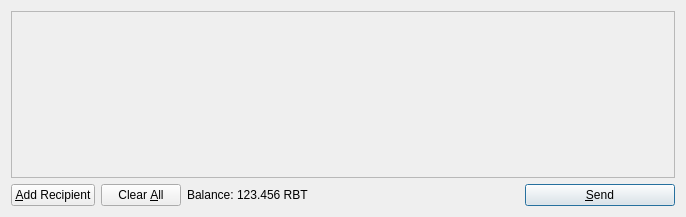
<?xml version="1.0" encoding="UTF-8"?>
<ui version="4.0">
 <class>SendCoinsDialog</class>
 <widget class="QDialog" name="SendCoinsDialog">
  <property name="geometry">
   <rect>
    <x>0</x>
    <y>0</y>
    <width>686</width>
    <height>217</height>
   </rect>
  </property>
  <property name="windowTitle">
   <string>Send Coins</string>
  </property>
  <layout class="QVBoxLayout" name="verticalLayout">
   <item>
    <widget class="QScrollArea" name="scrollArea">
     <property name="widgetResizable">
      <bool>true</bool>
     </property>
     <widget class="QWidget" name="scrollAreaWidgetContents">
      <property name="geometry">
       <rect>
        <x>0</x>
        <y>0</y>
        <width>666</width>
        <height>165</height>
       </rect>
      </property>
      <layout class="QVBoxLayout" name="verticalLayout_2">
       <property name="margin">
        <number>0</number>
       </property>
       <item>
        <layout class="QVBoxLayout" name="entries">
         <property name="spacing">
          <number>6</number>
         </property>
        </layout>
       </item>
       <item>
        <spacer name="verticalSpacer">
         <property name="orientation">
          <enum>Qt::Vertical</enum>
         </property>
         <property name="sizeHint" stdset="0">
          <size>
           <width>20</width>
           <height>40</height>
          </size>
         </property>
        </spacer>
       </item>
      </layout>
     </widget>
    </widget>
   </item>
   <item>
    <layout class="QHBoxLayout" name="horizontalLayout">
     <item>
      <widget class="QPushButton" name="addButton">
       <property name="toolTip">
        <string>Send to multiple recipients at once</string>
       </property>
       <property name="text">
        <string>&amp;Add Recipient</string>
       </property>
       <property name="icon">
        <iconset resource="../bitcoin.qrc">
         <normaloff>:/icons/add</normaloff>:/icons/add</iconset>
       </property>
       <property name="autoDefault">
        <bool>false</bool>
       </property>
      </widget>
     </item>
     <item>
      <widget class="QPushButton" name="clearButton">
       <property name="sizePolicy">
        <sizepolicy hsizetype="Minimum" vsizetype="Fixed">
         <horstretch>0</horstretch>
         <verstretch>0</verstretch>
        </sizepolicy>
       </property>
       <property name="toolTip">
        <string>Remove all transaction fields</string>
       </property>
       <property name="text">
        <string>Clear &amp;All</string>
       </property>
       <property name="icon">
        <iconset resource="../bitcoin.qrc">
         <normaloff>:/icons/remove</normaloff>:/icons/remove</iconset>
       </property>
       <property name="autoRepeatDelay">
        <number>300</number>
       </property>
       <property name="autoDefault">
        <bool>false</bool>
       </property>
      </widget>
     </item>
     <item>
      <layout class="QHBoxLayout" name="horizontalLayout_2">
       <property name="spacing">
        <number>3</number>
       </property>
       <item>
        <widget class="QLabel" name="label">
         <property name="text">
          <string>Balance:</string>
         </property>
        </widget>
       </item>
       <item>
        <widget class="QLabel" name="labelBalance">
         <property name="cursor">
          <cursorShape>IBeamCursor</cursorShape>
         </property>
         <property name="text">
          <string>123.456 RBT</string>
         </property>
         <property name="textInteractionFlags">
          <set>Qt::LinksAccessibleByMouse|Qt::TextSelectableByKeyboard|Qt::TextSelectableByMouse</set>
         </property>
        </widget>
       </item>
      </layout>
     </item>
     <item>
      <spacer name="horizontalSpacer">
       <property name="orientation">
        <enum>Qt::Horizontal</enum>
       </property>
       <property name="sizeHint" stdset="0">
        <size>
         <width>40</width>
         <height>20</height>
        </size>
       </property>
      </spacer>
     </item>
     <item>
      <widget class="QPushButton" name="sendButton">
       <property name="minimumSize">
        <size>
         <width>150</width>
         <height>0</height>
        </size>
       </property>
       <property name="toolTip">
        <string>Confirm the send action</string>
       </property>
       <property name="text">
        <string>&amp;Send</string>
       </property>
       <property name="icon">
        <iconset resource="../bitcoin.qrc">
         <normaloff>:/icons/send</normaloff>:/icons/send</iconset>
       </property>
       <property name="default">
        <bool>true</bool>
       </property>
      </widget>
     </item>
    </layout>
   </item>
  </layout>
 </widget>
 <resources>
  <include location="../bitcoin.qrc"/>
 </resources>
 <connections/>
</ui>
